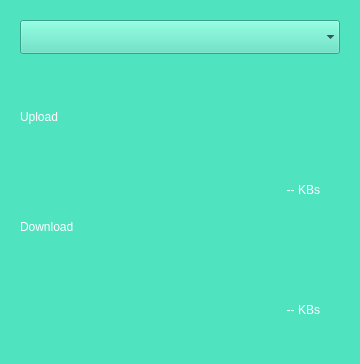
<?xml version="1.0" encoding="UTF-8"?>
<ui version="4.0">
 <class>StatusWidget</class>
 <widget class="QWidget" name="StatusWidget">
  <property name="geometry">
   <rect>
    <x>0</x>
    <y>0</y>
    <width>360</width>
    <height>364</height>
   </rect>
  </property>
  <property name="windowTitle">
   <string>Form</string>
  </property>
  <widget class="QWidget" name="widget_3" native="true">
   <property name="geometry">
    <rect>
     <x>0</x>
     <y>0</y>
     <width>360</width>
     <height>364</height>
    </rect>
   </property>
   <property name="styleSheet">
    <string notr="true">background-color: rgb(80, 227, 191);</string>
   </property>
   <widget class="QComboBox" name="device_ComboBox">
    <property name="geometry">
     <rect>
      <x>20</x>
      <y>20</y>
      <width>320</width>
      <height>48</height>
     </rect>
    </property>
    <property name="minimumSize">
     <size>
      <width>320</width>
      <height>0</height>
     </size>
    </property>
    <property name="maximumSize">
     <size>
      <width>320</width>
      <height>900</height>
     </size>
    </property>
    <property name="palette">
     <palette>
      <active>
       <colorrole role="Button">
        <brush brushstyle="SolidPattern">
         <color alpha="255">
          <red>80</red>
          <green>227</green>
          <blue>191</blue>
         </color>
        </brush>
       </colorrole>
       <colorrole role="Text">
        <brush brushstyle="SolidPattern">
         <color alpha="255">
          <red>255</red>
          <green>255</green>
          <blue>255</blue>
         </color>
        </brush>
       </colorrole>
       <colorrole role="Base">
        <brush brushstyle="SolidPattern">
         <color alpha="255">
          <red>80</red>
          <green>227</green>
          <blue>191</blue>
         </color>
        </brush>
       </colorrole>
       <colorrole role="Window">
        <brush brushstyle="SolidPattern">
         <color alpha="255">
          <red>80</red>
          <green>227</green>
          <blue>191</blue>
         </color>
        </brush>
       </colorrole>
      </active>
      <inactive>
       <colorrole role="Button">
        <brush brushstyle="SolidPattern">
         <color alpha="255">
          <red>80</red>
          <green>227</green>
          <blue>191</blue>
         </color>
        </brush>
       </colorrole>
       <colorrole role="Text">
        <brush brushstyle="SolidPattern">
         <color alpha="255">
          <red>255</red>
          <green>255</green>
          <blue>255</blue>
         </color>
        </brush>
       </colorrole>
       <colorrole role="Base">
        <brush brushstyle="SolidPattern">
         <color alpha="255">
          <red>80</red>
          <green>227</green>
          <blue>191</blue>
         </color>
        </brush>
       </colorrole>
       <colorrole role="Window">
        <brush brushstyle="SolidPattern">
         <color alpha="255">
          <red>80</red>
          <green>227</green>
          <blue>191</blue>
         </color>
        </brush>
       </colorrole>
      </inactive>
      <disabled>
       <colorrole role="Button">
        <brush brushstyle="SolidPattern">
         <color alpha="255">
          <red>80</red>
          <green>227</green>
          <blue>191</blue>
         </color>
        </brush>
       </colorrole>
       <colorrole role="Text">
        <brush brushstyle="SolidPattern">
         <color alpha="255">
          <red>120</red>
          <green>120</green>
          <blue>120</blue>
         </color>
        </brush>
       </colorrole>
       <colorrole role="Base">
        <brush brushstyle="SolidPattern">
         <color alpha="255">
          <red>80</red>
          <green>227</green>
          <blue>191</blue>
         </color>
        </brush>
       </colorrole>
       <colorrole role="Window">
        <brush brushstyle="SolidPattern">
         <color alpha="255">
          <red>80</red>
          <green>227</green>
          <blue>191</blue>
         </color>
        </brush>
       </colorrole>
      </disabled>
     </palette>
    </property>
    <property name="font">
     <font>
      <family>Lucida Grande</family>
      <pointsize>18</pointsize>
      <weight>9</weight>
      <italic>false</italic>
      <bold>false</bold>
     </font>
    </property>
    <property name="styleSheet">
     <string notr="true">background-color: rgb(80, 227, 191);
font: 75 18pt &quot;Lucida Grande&quot;;</string>
    </property>
    <property name="sizeAdjustPolicy">
     <enum>QComboBox::AdjustToContents</enum>
    </property>
    <property name="iconSize">
     <size>
      <width>5</width>
      <height>5</height>
     </size>
    </property>
    <property name="duplicatesEnabled">
     <bool>false</bool>
    </property>
    <property name="frame">
     <bool>false</bool>
    </property>
   </widget>
   <widget class="QLabel" name="upload_speed_Label">
    <property name="geometry">
     <rect>
      <x>20</x>
      <y>160</y>
      <width>300</width>
      <height>60</height>
     </rect>
    </property>
    <property name="styleSheet">
     <string notr="true">font: 36pt &quot;Lucida Grande&quot;; color: #FFFFFF; </string>
    </property>
    <property name="text">
     <string>-- KBs</string>
    </property>
    <property name="alignment">
     <set>Qt::AlignRight|Qt::AlignTrailing|Qt::AlignVCenter</set>
    </property>
   </widget>
   <widget class="QLabel" name="download_speed_Label">
    <property name="geometry">
     <rect>
      <x>20</x>
      <y>280</y>
      <width>300</width>
      <height>60</height>
     </rect>
    </property>
    <property name="styleSheet">
     <string notr="true">font: 36pt &quot;Lucida Grande&quot;; color: #FFFFFF; </string>
    </property>
    <property name="text">
     <string>-- KBs</string>
    </property>
    <property name="alignment">
     <set>Qt::AlignRight|Qt::AlignTrailing|Qt::AlignVCenter</set>
    </property>
   </widget>
   <widget class="QLabel" name="label_2">
    <property name="geometry">
     <rect>
      <x>20</x>
      <y>110</y>
      <width>140</width>
      <height>30</height>
     </rect>
    </property>
    <property name="styleSheet">
     <string notr="true">font: 18pt &quot;Lucida Grande&quot;; color: #FFFFFF; </string>
    </property>
    <property name="text">
     <string>Upload</string>
    </property>
    <property name="alignment">
     <set>Qt::AlignLeading|Qt::AlignLeft|Qt::AlignTop</set>
    </property>
   </widget>
   <widget class="QLabel" name="label_3">
    <property name="geometry">
     <rect>
      <x>20</x>
      <y>220</y>
      <width>140</width>
      <height>30</height>
     </rect>
    </property>
    <property name="styleSheet">
     <string notr="true">font: 18pt &quot;Lucida Grande&quot;; color: #FFFFFF; </string>
    </property>
    <property name="text">
     <string>Download</string>
    </property>
    <property name="alignment">
     <set>Qt::AlignLeading|Qt::AlignLeft|Qt::AlignTop</set>
    </property>
   </widget>
  </widget>
 </widget>
 <resources/>
 <connections/>
</ui>
